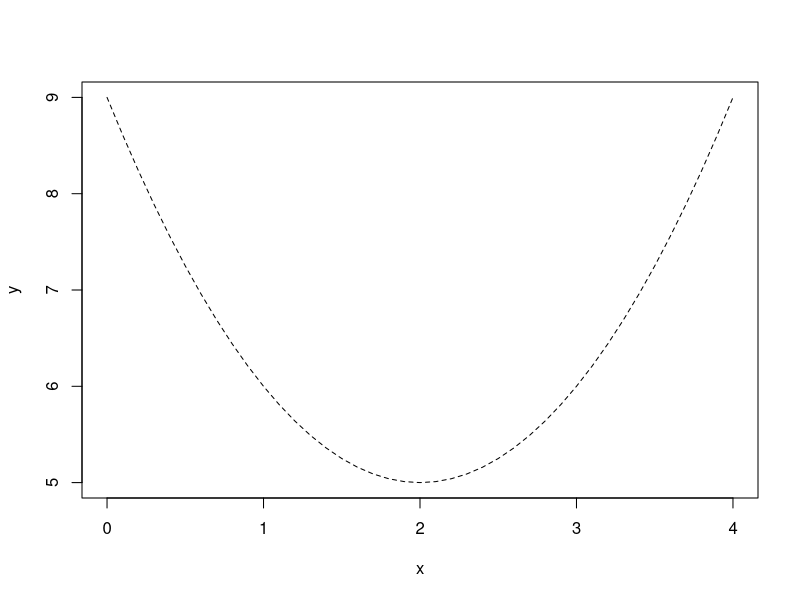
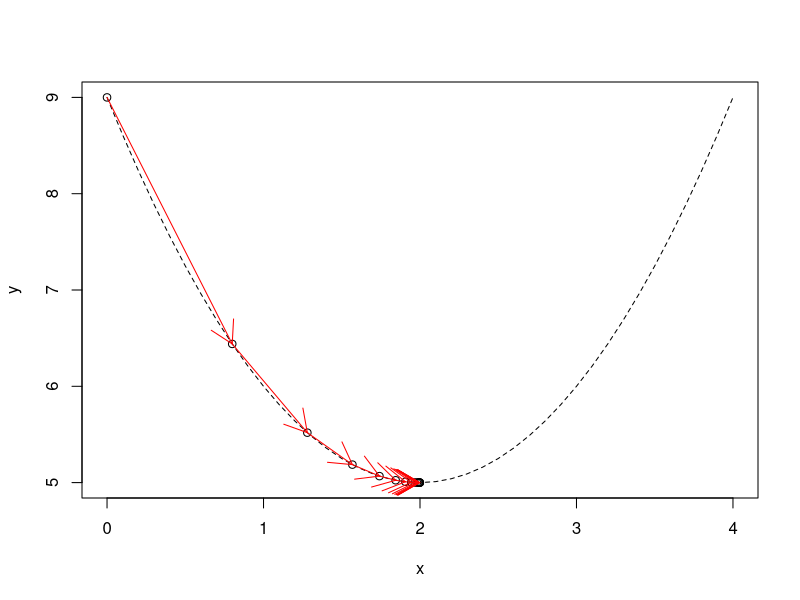

Source code (R) for these figures, in order:
#example 1 dimensional function
#first, let's define this function
f<-function(x) {(x-2)^2+ 5}
#visualize this function
x=seq(0, 4, 0.1)
y=f(x)
plot(x,y,type="l", lty=2)

grad <- function(x){2*(x-2)}
x <- 0
x_traj <- x
alpha <- 0.2
for(iter in 1:100){
  x <- x - alpha*grad(x)
  x_traj <- c(x_traj,x)
  # stopping criteria
  len = length(x_traj)
  if (x_traj[len]-x_traj[len-1]<0.001){
    break
  }
}
x_traj
# [1] 0.000000 0.800000 1.280000 1.568000 1.740800 1.844480 1.906688 
# 1.944013 1.966408
# 1.979845 1.987907 1.992744 1.995646 1.997388 1.998433 1.999060

#Show the trajectory alone with the function plot:
x = seq(0,4,0.1)
y = f(x)
# xlim is added to make sure the axis of two plots are consistant
plot(x,y,xlim=range(0,4),type="l", lty=2)
par(new=TRUE)
plot(x_traj,f(x_traj),xlim=range(0,4),axes = FALSE, xlab = "", ylab = "")
s <- seq(length(x_traj))
arrows(x_traj[s], f(x_traj)[s], x_traj[s+1], f(x_traj)[s+1], col="red")
## Warning in arrows(x_traj[s], f(x_traj)[s], x_traj[s + 1], f(x_traj)[s + :
## zero-length arrow is of indeterminate angle and so skipped


#example 2
f <- function(x){(x[1]-1)^2+x[2]^2/3+x[3]^2/4 + x[1]^2*x[2]^2*x[3]^2}
grad <- function(x){
  t <- c(0,0,0)
  t[1] <- 2*(x[1]-1)+2*x[1]*x[2]^2*x[3]^2
  t[2] <- 2*x[2]/3+2*x[2]*x[1]^2*x[3]^2
  t[3] <- x[3]/2+2*x[3]*x[1]^2*x[2]^2
  return (t)}
x <- c(3,2,2)
alpha <- 0.02
for(iter in 1:600){
  x <- x - alpha*grad(x)
}
print(x) #1.0000000000 -0.0001406544 -0.0012526627
print(f(x)) #3.988856e-07
